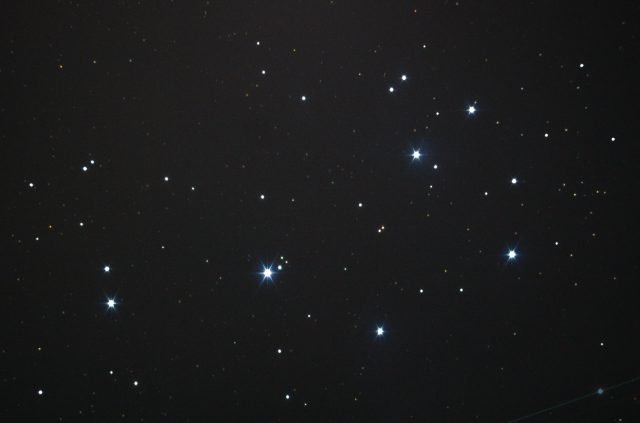
#> input picture sample.jpeg, 1280 x 845 px (shown at 1/2 size)
$ python starDetectionv5.py
#> lines starting #> are read from the running program, lines starting #| are printed output that depends on the picture; after the words box and inside, x2 and y2 are one past the last pixel; in counts of white or black regions, pixels touching at a corner belong together
import cv2
import numpy as np
import matplotlib.pyplot as plt

# 1. 이미지 불러오기
image = cv2.imread('sample.jpeg')  # 파일 경로에 맞게 수정
#> image is the input picture: shape (845, 1280, 3); mean B, G, R 26.4, 26, 25.7
gray_image = cv2.cvtColor(image, cv2.COLOR_BGR2GRAY)  # 그레이스케일로 변환

# 2. GaussianBlur 적용하여 노이즈 제거 및 별 감지 강화
blurred_image = cv2.GaussianBlur(gray_image, (9, 9), 0)

# 3. Thresholding: 밝은 별을 감지하기 위한 이진화 처리
_, thresholded_image = cv2.threshold(blurred_image, 80, 255, cv2.THRESH_BINARY)
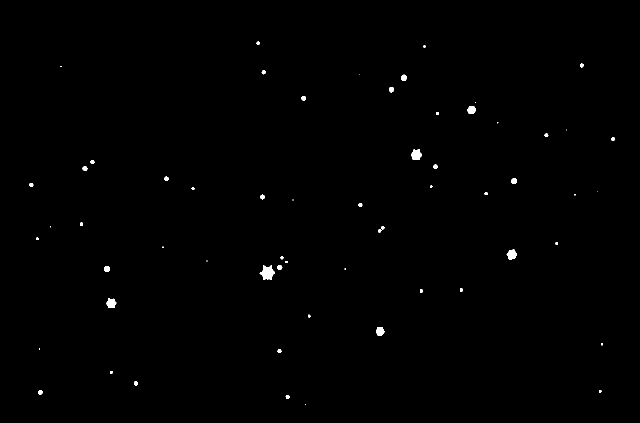
#> thresholded_image: shape (845, 1280) (shown at 1/2 size); 0.36% white; 60 white regions (17 under 20 px), largest, box (x1, y1, x2, y2) and area: (519, 530, 550, 560) 558, (822, 298, 844, 320) 344, (1013, 499, 1034, 519) 291

# 4. Morphological Erosion으로 빛 번짐 제거 (작은 커널 사용)
kernel = np.ones((3, 3), np.uint8)
eroded_image = cv2.erode(thresholded_image, kernel, iterations=1)
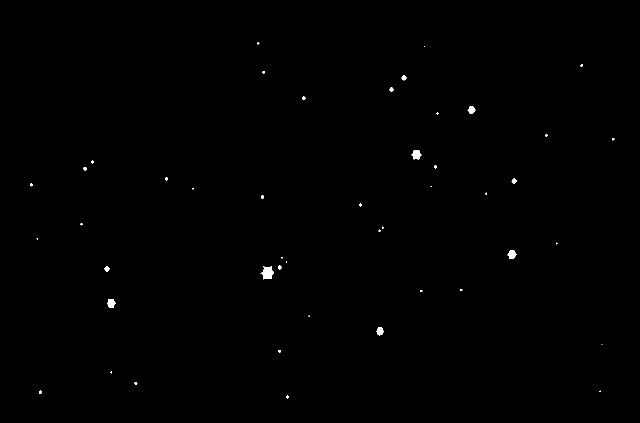
#> eroded_image: shape (845, 1280) (shown at 1/2 size); 0.21% white; 46 white regions (21 under 20 px)

# 5. Contour 찾기
contours, _ = cv2.findContours(eroded_image, cv2.RETR_EXTERNAL, cv2.CHAIN_APPROX_SIMPLE)
#> contours = 46 contours, 29 with area under 20; largest, box (x1, y1, x2, y2) and area: (521, 532, 548, 559) 386, (823, 300, 843, 319) 227, (1015, 500, 1033, 518) 189, (214, 598, 231, 615) 180, (753, 655, 768, 671) 145

# 6. 별을 흑백 이미지에 빨간색 원과 번호로 표시
annotated_image = cv2.cvtColor(gray_image, cv2.COLOR_GRAY2BGR)  # 원을 그리기 위해 흑백 이미지를 BGR로 변환

# 인식된 별들의 정보를 저장할 리스트
star_info = []

for idx, contour in enumerate(contours):
    # 최소 외접 원 찾기 (별을 감쌀 수 있는 최소 원)
    (x, y), radius = cv2.minEnclosingCircle(contour)
    center = (int(x), int(y))  # 별의 중심 좌표
    radius = int(radius)  # 반지름을 정수로 변환

    # 면적 기반 필터링 (너무 큰 영역을 줄임)
    area = cv2.contourArea(contour)
    if area > 2000:  # 면적이 너무 크면 반지름을 줄임
        radius = int(radius * 0.7)  # 70%로 줄임

    # 원을 그리기 (빨간색)
    cv2.circle(annotated_image, center, radius, (0, 0, 255), 2)
    # 별 번호 표시
    cv2.putText(annotated_image, f'{idx + 1}', (int(x) - 10, int(y) - 10), cv2.FONT_HERSHEY_SIMPLEX, 0.5, (0, 0, 255), 1)

    # 별 번호, 중심 좌표, 크기 정보 저장
    star_info.append((idx + 1, center, radius))
#> this loop made 46 passes
#> (x, y, radius, center, area) on passes 8, 13, 14, 15, 18, 25, 30, 31, 32, 33, 39, 41: (759.5, 662.2, 7, (759, 662), 145), (213.5, 537.5, 4, (213, 537), 61), (534.5, 545, 15, (534, 545), 386.5), (559, 534.5, 3, (559, 534), 34), (1023, 508.5, 9, (1023, 508), 189), (524.5, 393.5, 2, (524, 393), 23), (1027.5, 361.5, 4, (1027, 361), 57.5), (332.5, 357, 3, (332, 357), 21), (169.5, 336.8, 3, (169, 336), 29.5), (870.5, 333, 3, (870, 333), 22), (942.5, 219.5, 7, (942, 219), 135.5), (782.5, 178.9, 4, (782, 178), 40)
#> (x, y, radius, area) on passes 3, 10, 35, 40: (80, 784, 3, 23.5), (222, 606, 9, 179.5), (832, 309, 10, 227), (607, 196, 3, 28)
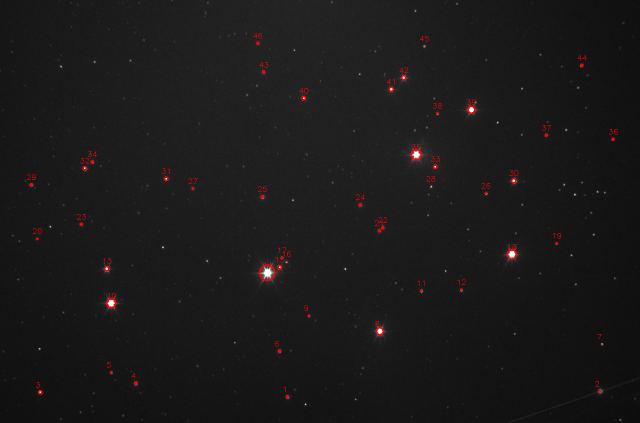
#> annotated_image: shape (845, 1280, 3) (shown at 1/2 size); mean B, G, R 25.6, 25.6, 26.6
#> after the loop, star_info = 46 items

# 별 정보 출력
print("인식된 별 정보 (번호, 위치(중심 좌표), 크기(반지름)):")
for info in star_info:
    print(f"별 {info[0]}: 위치 = {info[1]}, 크기(반지름) = {info[2]}")
#> this loop made 46 passes
#> info on passes 1 to 12: (1, (574, 793), 2), (2, (1199, 782), 1), (3, (80, 784), 3), (4, (271, 766), 2), (5, (222, 744), 1), (6, (558, 702), 2), (7, (1203, 688), 0), (8, (759, 662), 7), (9, (617, 631), 1), (10, (222, 606), 9), (11, (842, 581), 1), (12, (922, 579), 1)
#| 별 1: 위치 = (574, 793), 크기(반지름) = 2
#| 별 2: 위치 = (1199, 782), 크기(반지름) = 1
#| 별 3: 위치 = (80, 784), 크기(반지름) = 3
#| 별 4: 위치 = (271, 766), 크기(반지름) = 2
#| 별 5: 위치 = (222, 744), 크기(반지름) = 1
#| 별 6: 위치 = (558, 702), 크기(반지름) = 2
#| 별 7: 위치 = (1203, 688), 크기(반지름) = 0
#| 별 8: 위치 = (759, 662), 크기(반지름) = 7
#> (further printed lines are left out)

# 7. 흑백 이미지에 빨간색 원과 번호 표시 후 시각화
plt.figure(figsize=(10, 10))
plt.imshow(cv2.cvtColor(annotated_image, cv2.COLOR_BGR2RGB))  # BGR에서 RGB로 변환하여 표시
plt.title("Detected Stars with Reduced Halo Effect (Erosion + Contour)")
plt.show()
